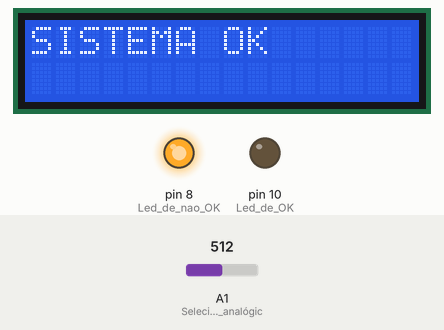
Simulated run of this sketch. Board: Arduino Uno, built with avr-gcc and run on an emulated ATmega328P. Shown: 16×2 character LCD, output pins drawn as LEDs (lit = HIGH). Dashed ring = blinking. The test bench sets the inputs (shaded band); at power-on: A1 (Seleciona_o_pino_analógic) = 512. What the sketch prints to the serial monitor is not drawn.

Above: at 1.2 s.
1.3 s: A1 (Seleciona_o_pino_analógic) set to 688
2.8 s: A1 (Seleciona_o_pino_analógic) set to 712
At 3.2 s:
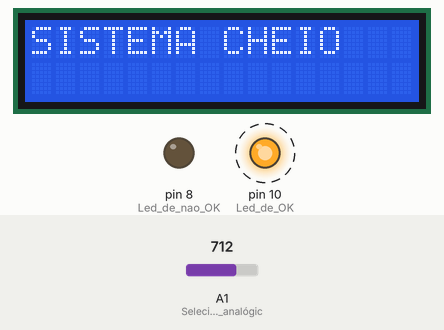
Timing chart, 0 to 11.8 s (numbered marks = the images above; inputs shaded):
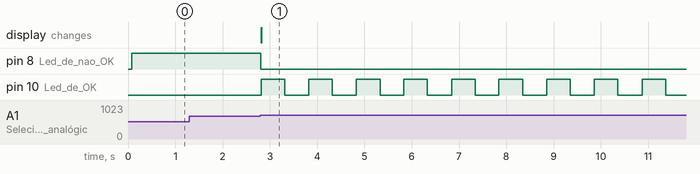

Measured:
- the behaviour switches between 700 and 701 on A1 (Seleciona_o_pino_analógic) (found by bisection; images 0 and 1)
- after the input at 1.3 s, every drawn part: stays the same
- after the input at 2.8 s, pin 8 (Led_de_nao_OK): HIGH → LOW at once; pin 10 (Led_de_OK): alternates HIGH for 0.50 s and LOW for 0.51 s, starting at once; the display: changes at once (image 1)

The sketch:

monitoramento_de_nivel_de_agua.ino
```cpp
#include <Adafruit_LiquidCrystal.h>

float nivel = 0;

Adafruit_LiquidCrystal lcd(0);

void setup()
{
  pinMode(A1, INPUT); // Seleciona o pino analógico A1 para ser uma entrada
  pinMode(8, OUTPUT); // Led de nao OK
  pinMode(10, OUTPUT); // Led de OK
  Serial.begin(9600); // Abre à comunicação serial
  lcd.begin(16, 2); // Inicia o LCD
}

void loop()
{
  nivel = analogRead(A1);
  Serial.println(nivel);

  if (nivel > 700){
   digitalWrite(8,0);
   lcd.setCursor(0, 0);
   lcd.print("SISTEMA CHEIO");
   digitalWrite(10,1);
   delay(500);
   digitalWrite(10,0);
   delay(500);
   digitalWrite(10,1);
   delay(500);
   digitalWrite(10,0);
   delay(500);
  }

  else{
     lcd.setCursor(0,0);
     lcd.print("SISTEMA OK     ");
     digitalWrite(8,1);
  }

}
```
